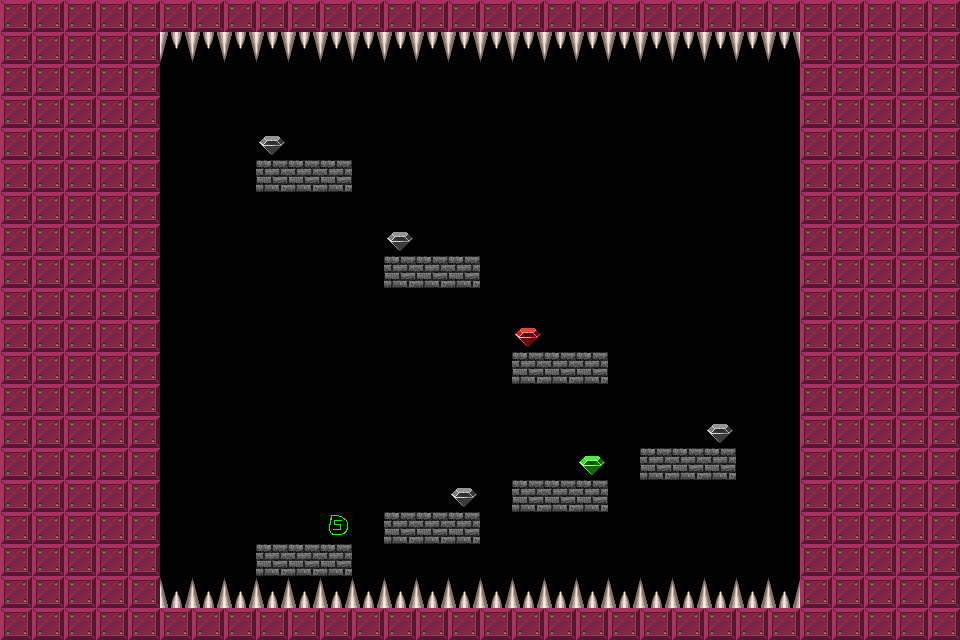

The image is a tile-based game level rendered from a .tmx file. Its description and source (layers, tilesets, objects; grid data summarised) follow:
An orthogonal 30x20 tile map with 32x32 px tiles, 1 tile layer (Tile Layer 1).

<map version="1.0" orientation="orthogonal" width="30" height="20" tilewidth="32" tileheight="32">
 <tileset firstgid="1" name="brick-1" tilewidth="32" tileheight="32">
  <image source="brick-1.png" width="128" height="128" />
  <tile id="0">
   <properties>
    <property name="components" value="Platform" />
   </properties>
  </tile>
  <tile id="1">
   <properties>
    <property name="components" value="PlayerStart" />
   </properties>
  </tile>
  <tile id="2">
   <properties>
    <property name="components" value="Spikes, Deadly" />
   </properties>
  </tile>
  <tile id="3">
   <properties>
    <property name="components" value="Gem" />
   </properties>
  </tile>
  <tile id="4">
   <properties>
    <property name="components" value="Spikes, Deadly" />
   </properties>
  </tile>
  <tile id="5">
   <properties>
    <property name="components" value="Stone, Pushable, Platform" />
   </properties>
  </tile>
  <tile id="6">
   <properties>
    <property name="components" value="Gem, PowerUp" />
   </properties>
  </tile>
  <tile id="7">
   <properties>
    <property name="components" value="Gem, PowerDown" />
   </properties>
  </tile>
  <tile id="8">
   <properties>
    <property name="components" value="AntiStone" />
   </properties>
  </tile>
  <tile id="9">
   <properties>
    <property name="components" value="CrumbleBrick" />
   </properties>
  </tile>
 </tileset>
 <layer name="Tile Layer 1" width="30" height="20">
  <data>[600 cells, 308 non-empty, 8 distinct tile ids]</data>
 </layer>
</map>
